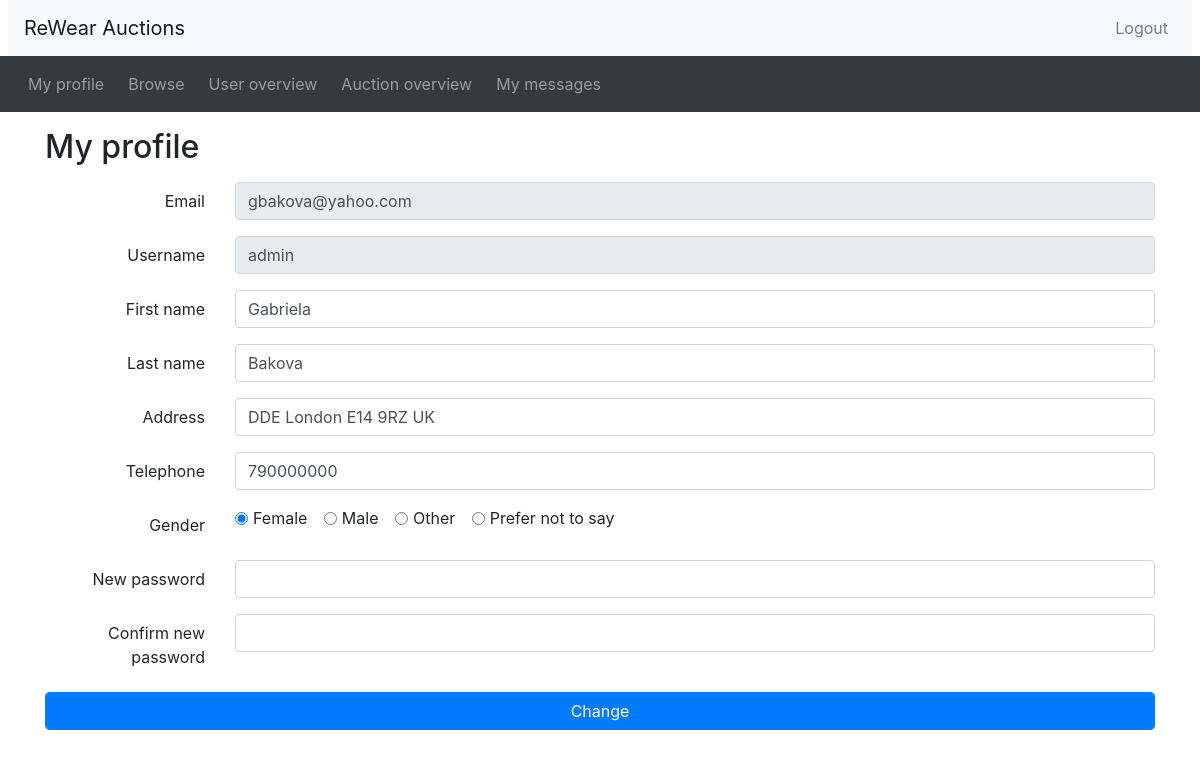
/user_profile.php (signed in), run on the app's committed database.
### tables this page shows
CREATE TABLE Users (
    userID INT(10) AUTO_INCREMENT, 
	userEmail VARCHAR(100) NOT NULL UNIQUE, 
	username VARCHAR(100) NOT NULL UNIQUE, 
	userPassword VARCHAR(42) NOT NULL, 
	userFirstName VARCHAR(100),
	userLastName VARCHAR(100), 
	userAddress VARCHAR(100), 
	userTel VARCHAR(100), 
	userGender VARCHAR(100) CHECK (userGender in ("Male", "Female", "Other", "Prefer not to say")),
    userIsActive VARCHAR(100) DEFAULT "Activated" CHECK (userIsActive in ("Activated", "Deactivated")),
	userAccountType VARCHAR(100) DEFAULT "Unspecified yet" CHECK (userAccountType in ("Buyer", "Seller", "Admin", "Unspecified yet")), 
	PRIMARY KEY(userID)
	);

### utilities.php (called while the page is built, shortened)
<?php
function user_profile(){
  $profile = $_SESSION['username'];
  $query_user_profile = "SELECT * from Users WHERE username = '$profile'";
  $result_user_profile = send_query($query_user_profile);
  $profile_row = mysqli_fetch_array($result_user_profile);
  return $profile_row;
}
?>

### database_connection.php (called while the page is built, shortened)
<?php
function connect()
{
    $configFile = 'Database_host.txt';
    $configData = file($configFile, FILE_IGNORE_NEW_LINES | FILE_SKIP_EMPTY_LINES);
    $dbConfig = [];
    foreach ($configData as $line) {
       list($key, $value) = explode('=', $line);
       $dbConfig[$key] = $value;
    }
    $connection = mysqli_connect($dbConfig['host'], $dbConfig['username'], $dbConfig['password'], $dbConfig['DB_name']);
    return $connection;
}
function send_query($query)
{
    $connection = connect();
    $result = mysqli_query($connection, $query);
    return $result;
}
?>

### user_profile.php (the view, shortened to what this page needs)
<?php include_once("header.php")?>
<?php include_once("database_connection.php")?>
<?php include_once("utilities.php")?>
<div class="container">
<h2 class="my-3">My profile</h2>
<?php
$profile_row = user_profile();
?>
<form method="POST" action="profile_update.php">
  <div class="form-group row">
    <label for="emailProfile" class="col-sm-2 col-form-label text-right">Email</label>
	<div class="col-sm-10">
      <input type="text" class="form-control" id="emailProfile" name ="emailProfile" value="<?= $profile_row['userEmail'] ?>" disabled>
	</div>
  </div>
  <div class="form-group row">
    <label for="usernameProfile" class="col-sm-2 col-form-label text-right">Username</label>
	<div class="col-sm-10">
      <input type="text" class="form-control" id="usernameProfile" name ="usernameProfile" value="<?= $profile_row['username'] ?>" disabled>
	</div>
  </div>
  <div class="form-group row">
    <label for="firstNameProfile" class="col-sm-2 col-form-label text-right">First name</label>
    <div class="col-sm-10">
      <input type="text" class="form-control" id="firstNameProfile" name="firstNameProfile" value="<?= $profile_row['userFirstName'] ?>">
    </div>
  </div>
  <div class="form-group row">
    <label for="lastNameProfile" class="col-sm-2 col-form-label text-right">Last name</label>
    <div class="col-sm-10">
      <input type="text" class="form-control" id="lastNameProfile" name="lastNameProfile" value="<?= $profile_row['userLastName'] ?>">
    </div>
  </div>
  <div class="form-group row">
    <label for="AddressProfile" class="col-sm-2 col-form-label text-right">Address</label>
    <div class="col-sm-10">
      <input type="text" class="form-control" id="AddressProfile" name= "AddressProfile" value="<?= $profile_row['userAddress'] ?>">
    </div>
  </div>
  <div class="form-group row">
    <label for="TelephoneProfile" class="col-sm-2 col-form-label text-right">Telephone</label>
    <div class="col-sm-10">
      <input type="text" class="form-control" id="TelephoneProfile" name = "TelephoneProfile" value="<?= $profile_row['userTel'] ?>">
    </div>
  </div>
  <div class="form-group row">
    <label for="GenderProfile" class="col-sm-2 col-form-label text-right">Gender</label>
	<div class="col-sm-10">
	  <div class="form-check form-check-inline">
        <input class="form-check-input" type="radio" name="GenderProfile" id="GenderFemale" value="Female" <?php if ($profile_row['userGender'] === 'Female') echo 'checked'; ?>>
        <label class="form-check-label" for="GenderFemale">Female</label>
      </div>
      <div class="form-check form-check-inline">
        <input class="form-check-input" type="radio" name="GenderProfile" id="GenderMale" value="Male" <?php if ($profile_row['userGender'] === 'Male') echo 'checked'; ?>>
        <label class="form-check-label" for="GenderMale">Male</label>
      </div>
      <div class="form-check form-check-inline">
        <input class="form-check-input" type="radio" name="GenderProfile" id="GenderOther" value="Other" <?php if ($profile_row['userGender'] === 'Other') echo 'checked'; ?>>
        <label class="form-check-label" for="GenderOther">Other</label>
      </div>
      <div class="form-check form-check-inline">
        <input class="form-check-input" type="radio" name="GenderProfile" id="GenderNotSay" value="Prefer not to say" <?php if ($profile_row['userGender'] === 'Prefer not to say') echo 'checked'; ?>>
        <label class="form-check-label" for="GenderNotSay">Prefer not to say</label>
      </div>
	</div>
  </div>
    <div class="form-group row">
    <label for="NewPassword" class="col-sm-2 col-form-label text-right">New password</label>
    <div class="col-sm-10">
      <input type="password" class="form-control" id="NewPassword" name= "NewPassword" value="">
    </div>
  </div>
  <div class="form-group row">
    <label for="ConfirmNewPassword" class="col-sm-2 col-form-label text-right">Confirm new password</label>
    <div class="col-sm-10">
      <input type="password" class="form-control" id="ConfirmNewPassword" name = "ConfirmNewPassword" value="">
    </div>
  </div>
    <button type="submit" name ="user_profile_change" class="btn btn-primary form-control">Change</button>
  </div>
<?php include_once("footer.php")?>

### data on the page
users: emailProfile "gbakova@yahoo.com", usernameProfile "admin", firstNameProfile "Gabriela", lastNameProfile "Bakova", AddressProfile "DDE London E14 9RZ UK", TelephoneProfile "790000000", userGender "☑ Female", userGender "☐ Male", userGender "☐ Other", userGender "☐ Prefer not to say"
